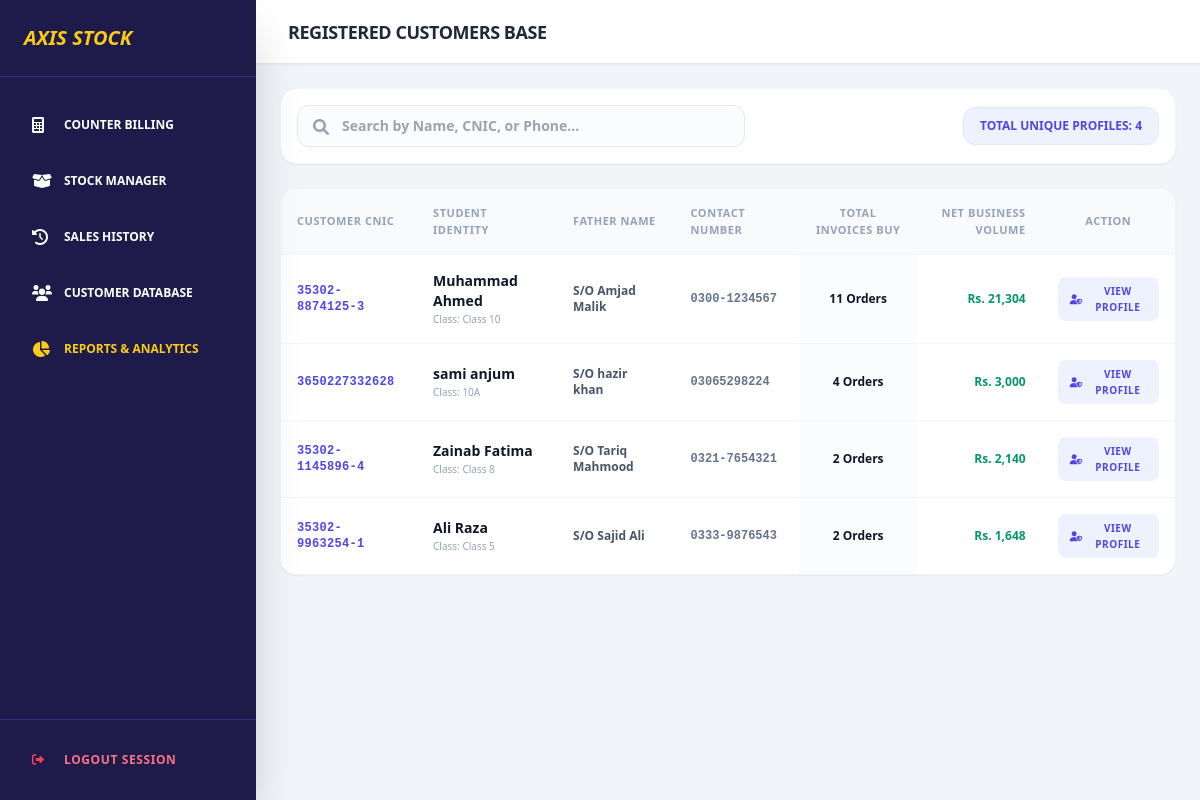
The page /customers (signed in) on the database its author committed.
### tables this page shows
CREATE TABLE sales (
            id INTEGER PRIMARY KEY AUTOINCREMENT,
            receipt_number TEXT NOT NULL UNIQUE,
            student_name TEXT NOT NULL,
            father_name TEXT NOT NULL,
            cnic TEXT,
            student_class TEXT NOT NULL,
            phone_no TEXT NOT NULL,
            address TEXT,
            sale_type TEXT NOT NULL,
            total_amount REAL NOT NULL,
            cash_paid REAL DEFAULT 0.0,
            profit REAL DEFAULT 0.0,
            payment_status TEXT DEFAULT 'Paid',
            timestamp DATETIME DEFAULT CURRENT_TIMESTAMP
        );

### main.py (the view)
@app.get("/customers")
async def list_registered_customers(request: Request):
    if not is_logged_in(request): return RedirectResponse(url="/login", status_code=303)
    conn = get_db()
    query = """
        SELECT cnic, student_name, father_name, phone_no, student_class, address,
               COUNT(id) as total_orders, SUM(total_amount) as total_spent
        FROM sales WHERE cnic IS NOT NULL AND cnic != '' GROUP BY cnic ORDER BY total_spent DESC
    """
    unique_customers = conn.execute(query).fetchall()
    conn.close()
    return templates.TemplateResponse(request, "customers.html", {"active_page": "customers", "customers": unique_customers})

### templates/customers.html (shortened to what this page needs)
{% extends "index.html" %}
{% block header_title %}Registered Customers Base{% endblock %}
{% block page_content %}
<div class="space-y-6 text-slate-900">
    <div class="bg-white p-4 rounded-2xl shadow-sm border border-slate-100 flex items-center justify-between">
        <div class="relative w-full max-w-md">
            <i class="fas fa-search absolute left-4 top-3.5 text-slate-400"></i>
            <input type="text" id="custSearch" onkeyup="filterCustomersTable()" placeholder="Search by Name, CNIC, or Phone..." class="w-full pl-11 pr-4 py-2.5 rounded-xl border border-slate-200 focus:outline-none focus:border-indigo-600 font-bold text-sm bg-slate-50/50">
        </div>
        <div class="text-xs font-black text-indigo-600 uppercase bg-indigo-50 px-4 py-2.5 rounded-xl border border-indigo-100">
            Total Unique Profiles: {{ customers|length }}
        </div>
    </div>
    <div class="bg-white rounded-2xl shadow-sm overflow-hidden border border-slate-100">
        <div class="overflow-x-auto">
            <table class="w-full text-left border-collapse" id="customersTable">
                <thead>
                    <tr class="bg-slate-50 border-b border-slate-100 text-slate-400 text-[11px] font-black uppercase tracking-wider">
                        <th class="p-4">Customer CNIC</th>
                        <th class="p-4">Student Identity</th>
                        <th class="p-4">Father Name</th>
                        <th class="p-4">Contact Number</th>
                        <th class="p-4 text-center">Total Invoices Buy</th>
                        <th class="p-4 text-right">Net Business Volume</th>
                        <th class="p-4 text-center">Action</th>
                    </tr>
                </thead>
                <tbody class="divide-y divide-slate-100 font-bold text-xs text-slate-700">
                    {% for c in customers %}
                    <tr class="hover:bg-slate-50/80 transition-colors customer-row">
                        <td class="p-4 text-indigo-600 font-black tracking-wide font-mono">{{ c.cnic if c.cnic else "N/A" }}</td>
                        <td class="p-4">
                            <div class="flex flex-col">
                                <span class="font-black text-slate-900 text-sm">{{ c.student_name }}</span>
                                <span class="text-[10px] text-slate-400 font-medium">Class: {{ c.student_class }}</span>
                            </div>
                        </td>
                        <td class="p-4 text-slate-600">S/O {{ c.father_name }}</td>
                        <td class="p-4 text-slate-500 font-mono">{{ c.phone_no }}</td>
                        <td class="p-4 text-center text-slate-900 bg-slate-50/50 font-black">{{ c.total_orders }} Orders</td>
                        <td class="p-4 text-right text-emerald-600 font-black">Rs. {{ "{:,.0f}".format(c.total_spent) }}</td>
                        <td class="p-4 text-center">
                            <a href="/customers/profile/{{ c.cnic }}" class="inline-flex items-center gap-1.5 px-3 py-1.5 bg-indigo-50 text-indigo-600 rounded-lg hover:bg-indigo-600 hover:text-white transition-all font-black uppercase text-[10px] tracking-wider">
                                <i class="fas fa-user-shield"></i> View Profile
                            </a>
                        </td>
                    </tr>
                    {% else %}
                    <tr>
                        <td colspan="7" class="p-8 text-center text-slate-400 font-medium italic">No registered customers with active CNIC found in ledger.</td>
                    </tr>
                    {% endfor %}
                </tbody>
            </table>
        </div>
    </div>
</div>
{% endblock %}

### rows shown on the page
sales: cnic "3650227332628", student_name "sami anjum", student_class "10A", father_name "hazir khan", phone_no "03065298224", total_orders "4", total_spent "3,000"

### other values the page prints
{{ customers|length }} "4"
{{ c.cnic if c.cnic else "N/A" }} "35302-8874125-3" "35302-1145896-4" "35302-9963254-1"
{{ c.student_name }} "Muhammad Ahmed" "Zainab Fatima" "Ali Raza"
{{ c.student_class }} "Class 10" "Class 8" "Class 5"
{{ c.father_name }} "Amjad Malik" "Tariq Mahmood" "Sajid Ali"
{{ c.phone_no }} "0300-1234567" "0321-7654321" "0333-9876543"
{{ c.total_orders }} "11" "2" "2"
{{ "{:,.0f}".format(c.total_spent) }} "21,304" "2,140" "1,648"
